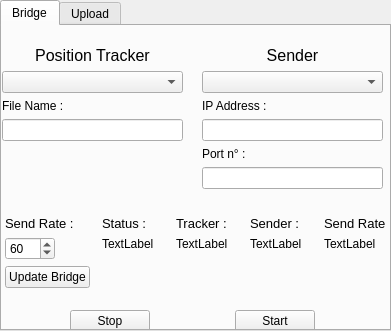
<?xml version="1.0" encoding="UTF-8"?>
<ui version="4.0">
 <class>SelectWindow</class>
 <widget class="QMainWindow" name="SelectWindow">
  <property name="geometry">
   <rect>
    <x>0</x>
    <y>0</y>
    <width>391</width>
    <height>331</height>
   </rect>
  </property>
  <property name="sizePolicy">
   <sizepolicy hsizetype="Fixed" vsizetype="Fixed">
    <horstretch>0</horstretch>
    <verstretch>0</verstretch>
   </sizepolicy>
  </property>
  <property name="windowTitle">
   <string>Mode select</string>
  </property>
  <property name="layoutDirection">
   <enum>Qt::LeftToRight</enum>
  </property>
  <property name="autoFillBackground">
   <bool>false</bool>
  </property>
  <widget class="QWidget" name="centralwidget">
   <widget class="QTabWidget" name="tabWidget">
    <property name="geometry">
     <rect>
      <x>0</x>
      <y>0</y>
      <width>391</width>
      <height>331</height>
     </rect>
    </property>
    <property name="currentIndex">
     <number>0</number>
    </property>
    <widget class="QWidget" name="tab">
     <attribute name="title">
      <string>Bridge</string>
     </attribute>
     <widget class="QWidget" name="gridLayoutWidget">
      <property name="geometry">
       <rect>
        <x>-10</x>
        <y>190</y>
        <width>111</width>
        <height>91</height>
       </rect>
      </property>
      <layout class="QGridLayout" name="gridLayout">
       <item row="3" column="0">
        <widget class="QPushButton" name="_updateButton">
         <property name="text">
          <string>Update Bridge</string>
         </property>
        </widget>
       </item>
       <item row="0" column="0">
        <widget class="QLabel" name="_sendRateLabel">
         <property name="maximumSize">
          <size>
           <width>150</width>
           <height>50</height>
          </size>
         </property>
         <property name="font">
          <font>
           <pointsize>10</pointsize>
          </font>
         </property>
         <property name="text">
          <string>Send Rate :</string>
         </property>
        </widget>
       </item>
       <item row="1" column="0">
        <widget class="QSpinBox" name="_sendRateSpin">
         <property name="minimumSize">
          <size>
           <width>35</width>
           <height>0</height>
          </size>
         </property>
         <property name="maximumSize">
          <size>
           <width>50</width>
           <height>16777215</height>
          </size>
         </property>
         <property name="minimum">
          <number>1</number>
         </property>
         <property name="maximum">
          <number>120</number>
         </property>
         <property name="value">
          <number>60</number>
         </property>
        </widget>
       </item>
       <item row="4" column="0">
        <spacer name="verticalSpacer">
         <property name="orientation">
          <enum>Qt::Vertical</enum>
         </property>
         <property name="sizeHint" stdset="0">
          <size>
           <width>20</width>
           <height>40</height>
          </size>
         </property>
        </spacer>
       </item>
      </layout>
     </widget>
     <widget class="QWidget" name="verticalLayoutWidget_2">
      <property name="geometry">
       <rect>
        <x>190</x>
        <y>10</y>
        <width>201</width>
        <height>177</height>
       </rect>
      </property>
      <layout class="QVBoxLayout" name="_trackerLayout_2">
       <property name="leftMargin">
        <number>10</number>
       </property>
       <property name="topMargin">
        <number>10</number>
       </property>
       <property name="rightMargin">
        <number>10</number>
       </property>
       <property name="bottomMargin">
        <number>10</number>
       </property>
       <item>
        <widget class="QLabel" name="_senderLabel">
         <property name="font">
          <font>
           <pointsize>12</pointsize>
          </font>
         </property>
         <property name="text">
          <string>Sender</string>
         </property>
         <property name="alignment">
          <set>Qt::AlignCenter</set>
         </property>
        </widget>
       </item>
       <item>
        <widget class="QComboBox" name="_senderComboBox">
         <property name="minimumSize">
          <size>
           <width>100</width>
           <height>0</height>
          </size>
         </property>
         <property name="maximumSize">
          <size>
           <width>16777215</width>
           <height>16777215</height>
          </size>
         </property>
         <property name="layoutDirection">
          <enum>Qt::LeftToRight</enum>
         </property>
        </widget>
       </item>
       <item>
        <widget class="QLabel" name="_senderHint1">
         <property name="text">
          <string>IP Address :</string>
         </property>
        </widget>
       </item>
       <item>
        <widget class="QLineEdit" name="_senderLine1"/>
       </item>
       <item>
        <widget class="QLabel" name="_senderHint2">
         <property name="text">
          <string>Port n° :</string>
         </property>
        </widget>
       </item>
       <item>
        <widget class="QLineEdit" name="_senderLine2"/>
       </item>
       <item>
        <spacer name="verticalSpacer_2">
         <property name="orientation">
          <enum>Qt::Vertical</enum>
         </property>
         <property name="sizeHint" stdset="0">
          <size>
           <width>20</width>
           <height>40</height>
          </size>
         </property>
        </spacer>
       </item>
      </layout>
     </widget>
     <widget class="QWidget" name="verticalLayoutWidget">
      <property name="geometry">
       <rect>
        <x>-10</x>
        <y>10</y>
        <width>201</width>
        <height>121</height>
       </rect>
      </property>
      <layout class="QVBoxLayout" name="_trackerLayout">
       <property name="leftMargin">
        <number>10</number>
       </property>
       <property name="topMargin">
        <number>10</number>
       </property>
       <property name="rightMargin">
        <number>10</number>
       </property>
       <property name="bottomMargin">
        <number>10</number>
       </property>
       <item>
        <widget class="QLabel" name="_trackerLabel">
         <property name="font">
          <font>
           <pointsize>12</pointsize>
           <weight>50</weight>
           <italic>false</italic>
           <bold>false</bold>
           <underline>false</underline>
           <kerning>true</kerning>
          </font>
         </property>
         <property name="text">
          <string>Position Tracker</string>
         </property>
         <property name="alignment">
          <set>Qt::AlignCenter</set>
         </property>
        </widget>
       </item>
       <item>
        <widget class="QComboBox" name="_trackerComboBox">
         <property name="minimumSize">
          <size>
           <width>100</width>
           <height>0</height>
          </size>
         </property>
         <property name="maximumSize">
          <size>
           <width>16777215</width>
           <height>16777215</height>
          </size>
         </property>
         <property name="layoutDirection">
          <enum>Qt::LeftToRight</enum>
         </property>
        </widget>
       </item>
       <item>
        <widget class="QLabel" name="_trackerHint1">
         <property name="text">
          <string>File Name :</string>
         </property>
        </widget>
       </item>
       <item>
        <widget class="QLineEdit" name="_trackerLine1"/>
       </item>
       <item>
        <spacer name="verticalSpacer_3">
         <property name="orientation">
          <enum>Qt::Vertical</enum>
         </property>
         <property name="sizeHint" stdset="0">
          <size>
           <width>20</width>
           <height>40</height>
          </size>
         </property>
        </spacer>
       </item>
      </layout>
     </widget>
     <widget class="QWidget" name="horizontalLayoutWidget">
      <property name="geometry">
       <rect>
        <x>-10</x>
        <y>280</y>
        <width>401</width>
        <height>31</height>
       </rect>
      </property>
      <layout class="QHBoxLayout" name="horizontalLayout">
       <item>
        <spacer name="horizontalSpacer">
         <property name="orientation">
          <enum>Qt::Horizontal</enum>
         </property>
         <property name="sizeHint" stdset="0">
          <size>
           <width>40</width>
           <height>20</height>
          </size>
         </property>
        </spacer>
       </item>
       <item>
        <widget class="QPushButton" name="_stopButton">
         <property name="text">
          <string>Stop</string>
         </property>
        </widget>
       </item>
       <item>
        <spacer name="horizontalSpacer_2">
         <property name="orientation">
          <enum>Qt::Horizontal</enum>
         </property>
         <property name="sizeHint" stdset="0">
          <size>
           <width>40</width>
           <height>20</height>
          </size>
         </property>
        </spacer>
       </item>
       <item>
        <widget class="QPushButton" name="_startButton">
         <property name="text">
          <string>Start</string>
         </property>
         <property name="flat">
          <bool>false</bool>
         </property>
        </widget>
       </item>
       <item>
        <spacer name="horizontalSpacer_3">
         <property name="orientation">
          <enum>Qt::Horizontal</enum>
         </property>
         <property name="sizeHint" stdset="0">
          <size>
           <width>40</width>
           <height>20</height>
          </size>
         </property>
        </spacer>
       </item>
      </layout>
     </widget>
     <widget class="QWidget" name="gridLayoutWidget_2">
      <property name="geometry">
       <rect>
        <x>100</x>
        <y>190</y>
        <width>291</width>
        <height>91</height>
       </rect>
      </property>
      <layout class="QGridLayout" name="gridLayout_2">
       <item row="0" column="2">
        <widget class="QLabel" name="_infoLabel3">
         <property name="font">
          <font>
           <pointsize>10</pointsize>
          </font>
         </property>
         <property name="text">
          <string>Sender :</string>
         </property>
        </widget>
       </item>
       <item row="0" column="0">
        <widget class="QLabel" name="_infoLabel1">
         <property name="font">
          <font>
           <pointsize>10</pointsize>
          </font>
         </property>
         <property name="text">
          <string>Status :</string>
         </property>
         <property name="wordWrap">
          <bool>true</bool>
         </property>
        </widget>
       </item>
       <item row="2" column="0">
        <spacer name="verticalSpacer_4">
         <property name="orientation">
          <enum>Qt::Vertical</enum>
         </property>
         <property name="sizeHint" stdset="0">
          <size>
           <width>20</width>
           <height>40</height>
          </size>
         </property>
        </spacer>
       </item>
       <item row="1" column="2">
        <widget class="QLabel" name="_senderInfoLabel">
         <property name="text">
          <string>TextLabel</string>
         </property>
         <property name="alignment">
          <set>Qt::AlignLeading|Qt::AlignLeft|Qt::AlignTop</set>
         </property>
        </widget>
       </item>
       <item row="0" column="3">
        <widget class="QLabel" name="_infoLabel4">
         <property name="font">
          <font>
           <pointsize>10</pointsize>
          </font>
         </property>
         <property name="text">
          <string>Send Rate :</string>
         </property>
        </widget>
       </item>
       <item row="2" column="3">
        <spacer name="verticalSpacer_7">
         <property name="orientation">
          <enum>Qt::Vertical</enum>
         </property>
         <property name="sizeHint" stdset="0">
          <size>
           <width>20</width>
           <height>40</height>
          </size>
         </property>
        </spacer>
       </item>
       <item row="1" column="1">
        <widget class="QLabel" name="_trackerInfoLabel">
         <property name="text">
          <string>TextLabel</string>
         </property>
         <property name="alignment">
          <set>Qt::AlignLeading|Qt::AlignLeft|Qt::AlignTop</set>
         </property>
        </widget>
       </item>
       <item row="2" column="1">
        <spacer name="verticalSpacer_5">
         <property name="orientation">
          <enum>Qt::Vertical</enum>
         </property>
         <property name="sizeHint" stdset="0">
          <size>
           <width>20</width>
           <height>40</height>
          </size>
         </property>
        </spacer>
       </item>
       <item row="0" column="1">
        <widget class="QLabel" name="_infoLabel2">
         <property name="font">
          <font>
           <pointsize>10</pointsize>
          </font>
         </property>
         <property name="text">
          <string>Tracker :</string>
         </property>
        </widget>
       </item>
       <item row="2" column="2">
        <spacer name="verticalSpacer_6">
         <property name="orientation">
          <enum>Qt::Vertical</enum>
         </property>
         <property name="sizeHint" stdset="0">
          <size>
           <width>20</width>
           <height>40</height>
          </size>
         </property>
        </spacer>
       </item>
       <item row="1" column="0">
        <widget class="QLabel" name="_statusInfoLabel">
         <property name="text">
          <string>TextLabel</string>
         </property>
         <property name="alignment">
          <set>Qt::AlignLeading|Qt::AlignLeft|Qt::AlignTop</set>
         </property>
        </widget>
       </item>
       <item row="1" column="3">
        <widget class="QLabel" name="_sendRateInfoLabel">
         <property name="text">
          <string>TextLabel</string>
         </property>
         <property name="alignment">
          <set>Qt::AlignLeading|Qt::AlignLeft|Qt::AlignTop</set>
         </property>
        </widget>
       </item>
       <item row="3" column="0" colspan="4">
        <widget class="QLabel" name="_infoLabel">
         <property name="text">
          <string/>
         </property>
        </widget>
       </item>
      </layout>
     </widget>
    </widget>
    <widget class="QWidget" name="tab_2">
     <attribute name="title">
      <string>Upload</string>
     </attribute>
     <layout class="QVBoxLayout" name="verticalLayout">
      <property name="leftMargin">
       <number>10</number>
      </property>
      <property name="topMargin">
       <number>10</number>
      </property>
      <property name="rightMargin">
       <number>10</number>
      </property>
      <property name="bottomMargin">
       <number>10</number>
      </property>
      <item>
       <widget class="QLabel" name="label_2">
        <property name="font">
         <font>
          <pointsize>11</pointsize>
         </font>
        </property>
        <property name="text">
         <string>Folder : </string>
        </property>
       </widget>
      </item>
      <item>
       <layout class="QHBoxLayout" name="horizontalLayout">
        <property name="leftMargin">
         <number>10</number>
        </property>
        <property name="topMargin">
         <number>10</number>
        </property>
        <property name="rightMargin">
         <number>10</number>
        </property>
        <property name="bottomMargin">
         <number>10</number>
        </property>
        <item>
         <widget class="QLineEdit" name="_folderName"/>
        </item>
        <item>
         <spacer name="horizontalSpacer_3">
          <property name="orientation">
           <enum>Qt::Horizontal</enum>
          </property>
          <property name="sizeType">
           <enum>QSizePolicy::Minimum</enum>
          </property>
          <property name="sizeHint" stdset="0">
           <size>
            <width>40</width>
            <height>20</height>
           </size>
          </property>
         </spacer>
        </item>
        <item>
         <widget class="QPushButton" name="_selectFolder">
          <property name="sizePolicy">
           <sizepolicy hsizetype="Minimum" vsizetype="Expanding">
            <horstretch>0</horstretch>
            <verstretch>0</verstretch>
           </sizepolicy>
          </property>
          <property name="text">
           <string>Select Folder</string>
          </property>
         </widget>
        </item>
       </layout>
      </item>
      <item>
       <spacer name="verticalSpacer">
        <property name="orientation">
         <enum>Qt::Vertical</enum>
        </property>
        <property name="sizeHint" stdset="0">
         <size>
          <width>20</width>
          <height>40</height>
         </size>
        </property>
       </spacer>
      </item>
      <item>
       <layout class="QHBoxLayout" name="horizontalLayout_4">
        <item>
         <widget class="QLabel" name="label">
          <property name="font">
           <font>
            <pointsize>11</pointsize>
           </font>
          </property>
          <property name="text">
           <string>Ip Address :</string>
          </property>
         </widget>
        </item>
        <item>
         <spacer name="horizontalSpacer_6">
          <property name="orientation">
           <enum>Qt::Horizontal</enum>
          </property>
          <property name="sizeHint" stdset="0">
           <size>
            <width>40</width>
            <height>20</height>
           </size>
          </property>
         </spacer>
        </item>
        <item>
         <widget class="QLabel" name="label_3">
          <property name="font">
           <font>
            <pointsize>11</pointsize>
           </font>
          </property>
          <property name="text">
           <string>Port :                        </string>
          </property>
         </widget>
        </item>
       </layout>
      </item>
      <item>
       <layout class="QHBoxLayout" name="horizontalLayout_3">
        <property name="leftMargin">
         <number>10</number>
        </property>
        <property name="rightMargin">
         <number>10</number>
        </property>
        <item>
         <widget class="QLineEdit" name="_ipAddress">
          <property name="sizePolicy">
           <sizepolicy hsizetype="Fixed" vsizetype="Fixed">
            <horstretch>0</horstretch>
            <verstretch>0</verstretch>
           </sizepolicy>
          </property>
          <property name="minimumSize">
           <size>
            <width>195</width>
            <height>0</height>
           </size>
          </property>
         </widget>
        </item>
        <item>
         <spacer name="horizontalSpacer_5">
          <property name="orientation">
           <enum>Qt::Horizontal</enum>
          </property>
          <property name="sizeHint" stdset="0">
           <size>
            <width>40</width>
            <height>20</height>
           </size>
          </property>
         </spacer>
        </item>
        <item>
         <widget class="QLineEdit" name="_port">
          <property name="sizePolicy">
           <sizepolicy hsizetype="Fixed" vsizetype="Fixed">
            <horstretch>0</horstretch>
            <verstretch>0</verstretch>
           </sizepolicy>
          </property>
          <property name="minimumSize">
           <size>
            <width>30</width>
            <height>0</height>
           </size>
          </property>
          <property name="maximumSize">
           <size>
            <width>60</width>
            <height>16777215</height>
           </size>
          </property>
         </widget>
        </item>
        <item>
         <spacer name="horizontalSpacer_4">
          <property name="orientation">
           <enum>Qt::Horizontal</enum>
          </property>
          <property name="sizeHint" stdset="0">
           <size>
            <width>40</width>
            <height>20</height>
           </size>
          </property>
         </spacer>
        </item>
       </layout>
      </item>
      <item>
       <spacer name="verticalSpacer_5">
        <property name="orientation">
         <enum>Qt::Vertical</enum>
        </property>
        <property name="sizeHint" stdset="0">
         <size>
          <width>20</width>
          <height>40</height>
         </size>
        </property>
       </spacer>
      </item>
      <item>
       <layout class="QHBoxLayout" name="horizontalLayout_2">
        <item>
         <spacer name="horizontalSpacer">
          <property name="orientation">
           <enum>Qt::Horizontal</enum>
          </property>
          <property name="sizeHint" stdset="0">
           <size>
            <width>40</width>
            <height>20</height>
           </size>
          </property>
         </spacer>
        </item>
        <item>
         <widget class="QPushButton" name="_upload">
          <property name="sizePolicy">
           <sizepolicy hsizetype="Expanding" vsizetype="Expanding">
            <horstretch>0</horstretch>
            <verstretch>0</verstretch>
           </sizepolicy>
          </property>
          <property name="text">
           <string>Upload</string>
          </property>
         </widget>
        </item>
        <item>
         <spacer name="horizontalSpacer_2">
          <property name="orientation">
           <enum>Qt::Horizontal</enum>
          </property>
          <property name="sizeHint" stdset="0">
           <size>
            <width>40</width>
            <height>20</height>
           </size>
          </property>
         </spacer>
        </item>
       </layout>
      </item>
      <item>
       <spacer name="verticalSpacer_4">
        <property name="orientation">
         <enum>Qt::Vertical</enum>
        </property>
        <property name="sizeHint" stdset="0">
         <size>
          <width>20</width>
          <height>40</height>
         </size>
        </property>
       </spacer>
      </item>
      <item>
       <widget class="QLabel" name="_label">
        <property name="text">
         <string/>
        </property>
        <property name="alignment">
         <set>Qt::AlignCenter</set>
        </property>
       </widget>
      </item>
     </layout>
    </widget>
   </widget>
  </widget>
 </widget>
 <resources/>
 <connections/>
</ui>
